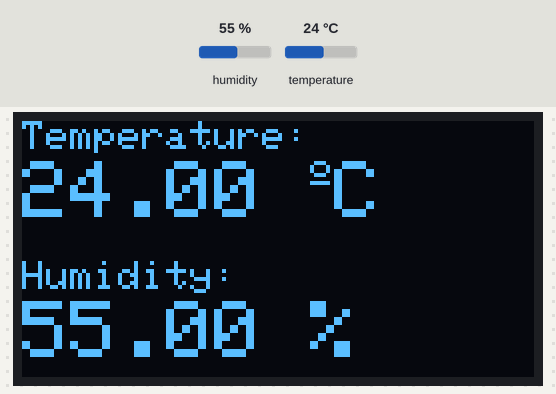
The sketch below on a simulated Arduino Uno, built with avr-gcc and run on an emulated ATmega328P. Shown: 128×64 one-colour display. The test bench sets the inputs (shaded band); at power-on: humidity 55 %, temperature 24 °C. The display library's start-up logo is not drawn; what the sketch prints to the serial monitor is not drawn.

Above: at 1.3 s.
1.4 s: humidity set to 22 %
At 3.0 s:
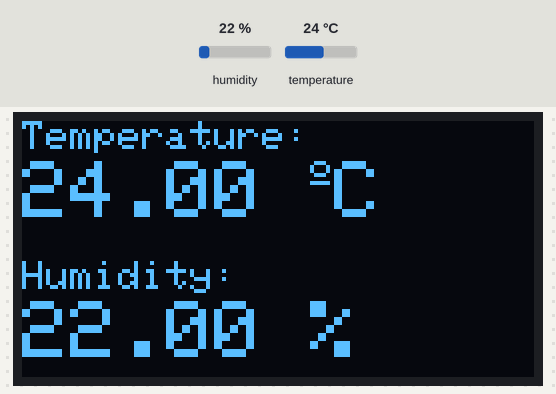
3.4 s: temperature set to 12 °C
At 4.8 s:
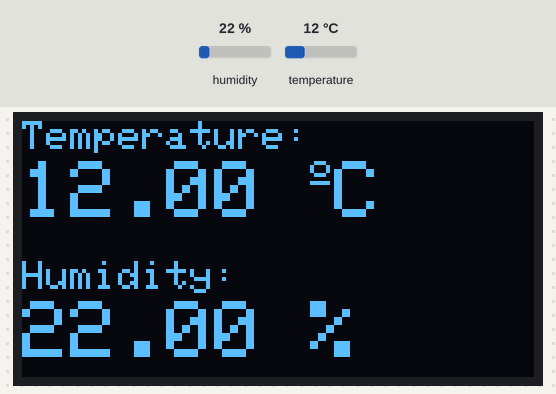
5.1 s: humidity set to 40 %
At 5.7 s:
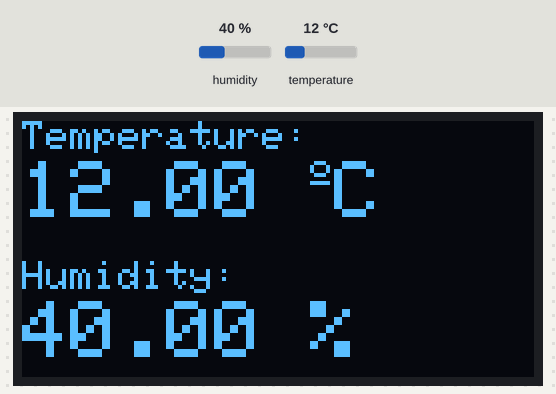
6.9 s: temperature set to 19 °C
At 7.7 s:
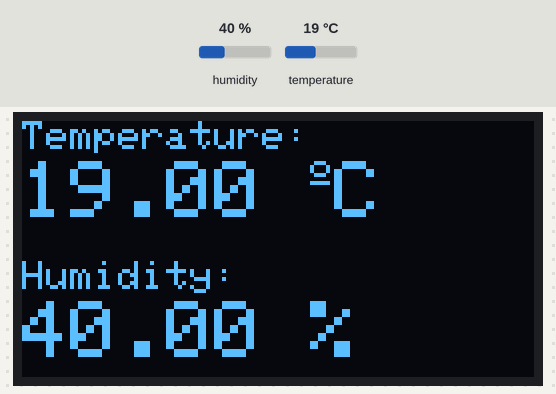
Timing chart, 0 to 9.6 s (numbered marks = the images above; inputs shaded):
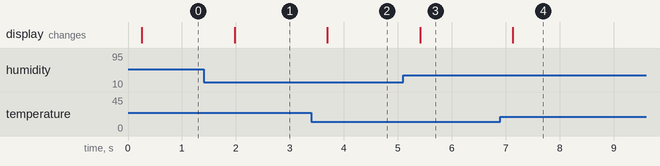

Measured:
- after the input at 1.4 s, the display: changes after 0.58 s (image 1)
- after the input at 3.4 s, the display: changes after 0.29 s (image 2)
- after the input at 5.1 s, the display: changes after 0.31 s (image 3)
- after the input at 6.9 s, the display: changes after 0.23 s (image 4)

The sketch:

Realtime_temp_display.ino
```cpp
#include <Wire.h>
#include "Adafruit_HTU21DF.h"
#include <Adafruit_GFX.h>
#include <Adafruit_SSD1306.h>

Adafruit_HTU21DF htu = Adafruit_HTU21DF();
Adafruit_SSD1306 display = Adafruit_SSD1306(128, 64, &Wire, -1);

void setup() {
  Serial.begin(115200);

  if (!htu.begin()) {
    Serial.println("Check circuit. HTU21D not found!");
    while (1);
  }

  display.begin(SSD1306_SWITCHCAPVCC, 0x3C);
   // init done
  display.display();
  delay(100);
  display.clearDisplay();
  display.display();
  display.setTextColor(WHITE);
}

void loop() {
    float temp = htu.readTemperature();
    float hum = htu.readHumidity();
    Serial.print("Temperature(°C): ");
    Serial.print(temp);
    Serial.print("\t\t");
    Serial.print("Humidity(%): ");
    Serial.println(hum);

  display.setCursor(0,0);
  display.clearDisplay();

  display.setTextSize(1);
  display.setCursor(0,0);
  display.print("Temperature: ");
  display.setTextSize(2);
  display.setCursor(0,10);
  display.print(temp);
  display.print(" ");
  display.setTextSize(1);
  display.cp437(true);
  display.write(167);
  display.setTextSize(2);
  display.print("C");

  // display humidity
  display.setTextSize(1);
  display.setCursor(0, 35);
  display.print("Humidity: ");
  display.setTextSize(2);
  display.setCursor(0, 45);
  display.print(hum);
  display.print(" %");

  display.display();
  delay(500);
}
```
